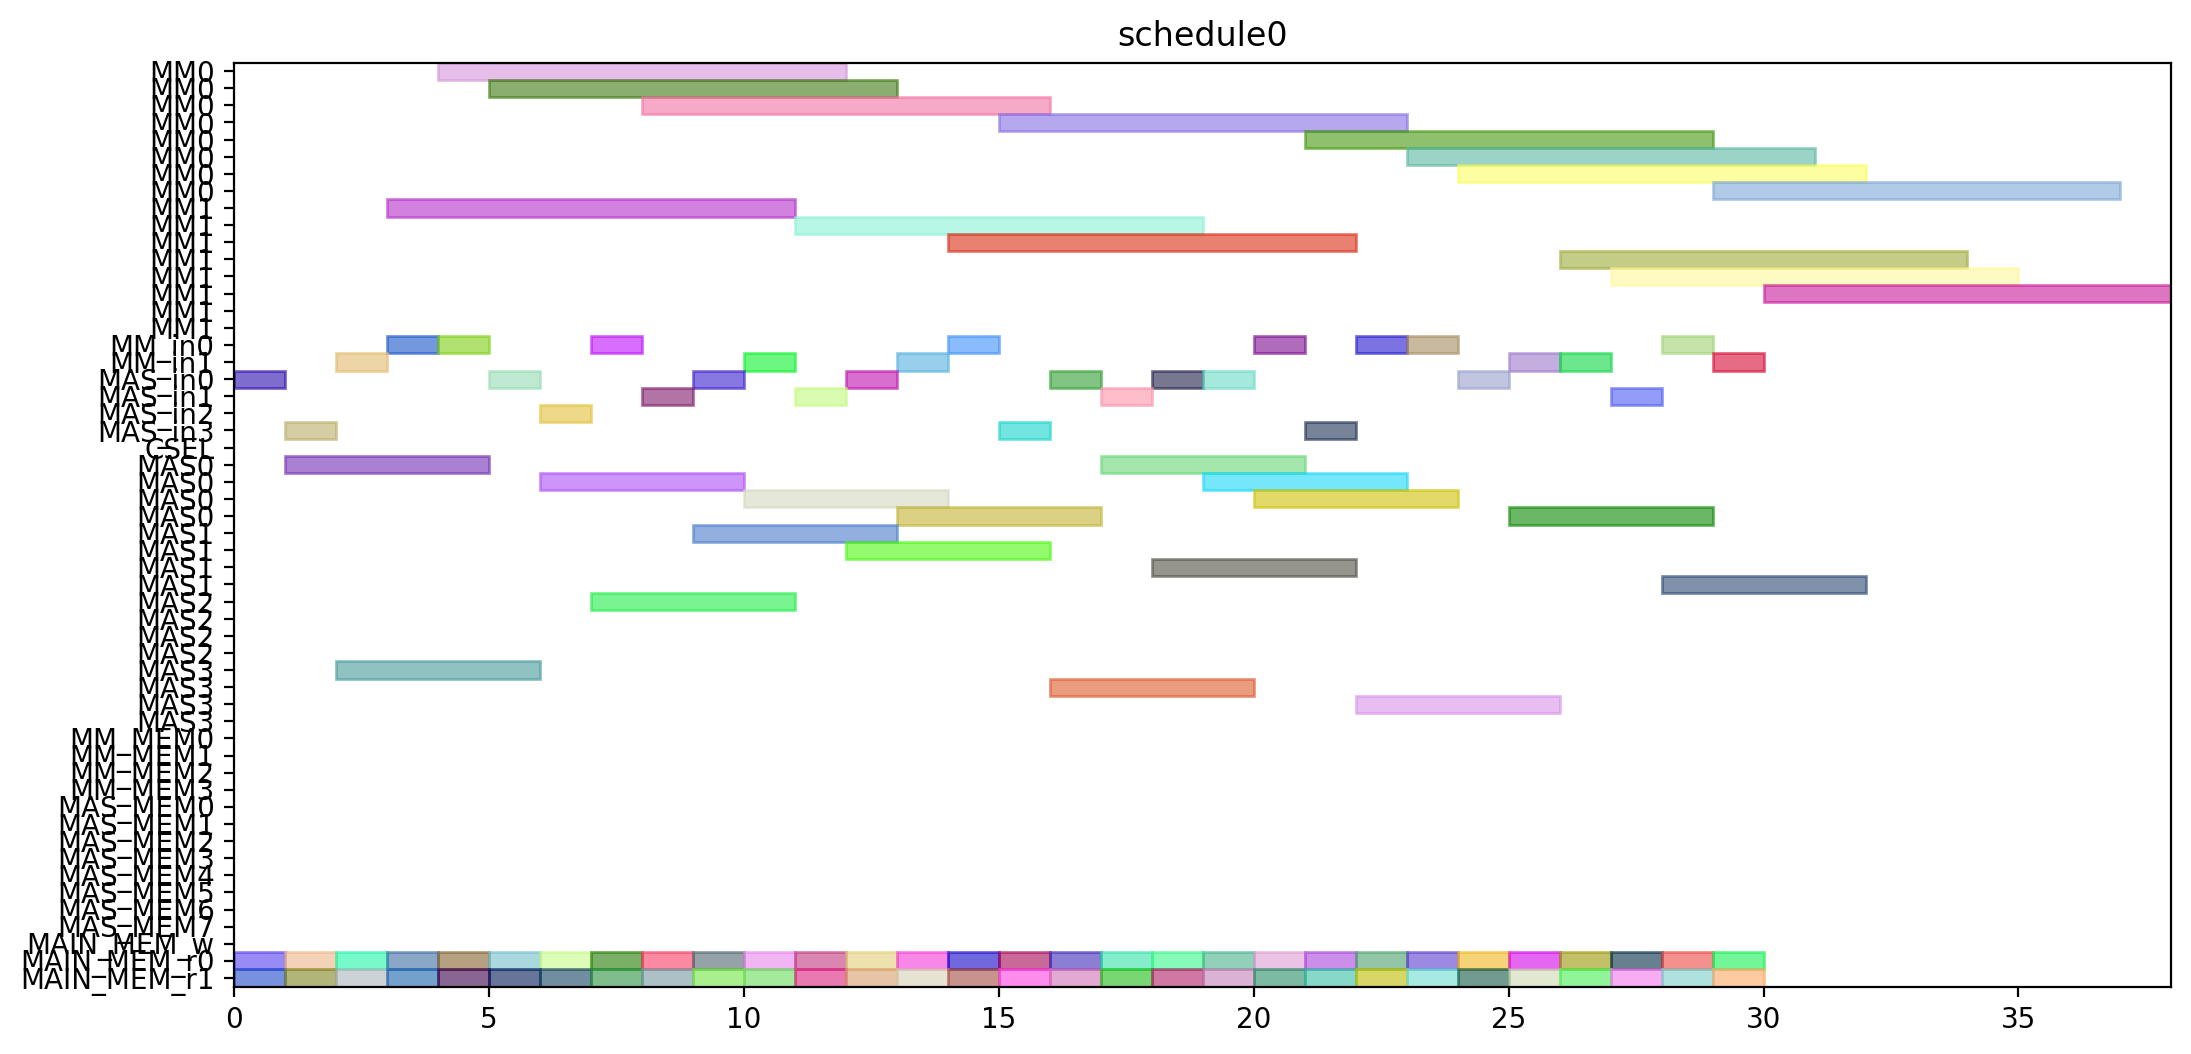

Source code (Python):
from pyschedule import Scenario, solvers, plotters, alt


def solve():
	horizon = 120
	S = Scenario("schedule0", horizon=horizon)

	# resource
	MM = S.Resources('MM', num=2, size=8)
	MM_in = S.Resources('MM_in', num=2)
	MAS_in = S.Resources('MAS_in', num=4)
	CSEL = S.Resource('CSEL')
	MAS = S.Resources('MAS', num=4, size=4, periods=range(1, horizon))
	MM_MEM = S.Resources('MM_MEM', num=4)
	MAS_MEM = S.Resources('MAS_MEM', num=8)
	MAIN_MEM_w = S.Resource('MAIN_MEM_w', size=1)
	MAIN_MEM_r = S.Resources('MAIN_MEM_r', num=2)

	# result of previous scheduling

	# new tasks
	r1_t0 = S.Task('r1_t0', length=8, delay_cost=1)
	r1_t0 += alt(MM)
	r1_t0_in = S.Task('r1_t0_in', length=1, delay_cost=1)
	r1_t0_in += alt(MM_in)
	S += r1_t0_in*MM_in[0]<=r1_t0*MM[0]
	S += r1_t0_in*MM_in[1]<=r1_t0*MM[1]
	r1_t0_mem0 = S.Task('r1_t0_mem0', length=1, delay_cost=1)
	r1_t0_mem0 += MAIN_MEM_r[0]
	S += r1_t0_mem0 <= r1_t0

	r1_t0_mem1 = S.Task('r1_t0_mem1', length=1, delay_cost=1)
	r1_t0_mem1 += MAIN_MEM_r[1]
	S += r1_t0_mem1 <= r1_t0

	r1_t1 = S.Task('r1_t1', length=8, delay_cost=1)
	r1_t1 += alt(MM)
	r1_t1_in = S.Task('r1_t1_in', length=1, delay_cost=1)
	r1_t1_in += alt(MM_in)
	S += r1_t1_in*MM_in[0]<=r1_t1*MM[0]
	S += r1_t1_in*MM_in[1]<=r1_t1*MM[1]
	r1_t1_mem0 = S.Task('r1_t1_mem0', length=1, delay_cost=1)
	r1_t1_mem0 += MAIN_MEM_r[0]
	S += r1_t1_mem0 <= r1_t1

	r1_t1_mem1 = S.Task('r1_t1_mem1', length=1, delay_cost=1)
	r1_t1_mem1 += MAIN_MEM_r[1]
	S += r1_t1_mem1 <= r1_t1

	r1_t2 = S.Task('r1_t2', length=4, delay_cost=1)
	r1_t2 += alt(MAS)
	r1_t2_in = S.Task('r1_t2_in', length=1, delay_cost=1)
	r1_t2_in += alt(MAS_in)
	S += r1_t2_in*MAS_in[0]<=r1_t2*MAS[0]

	S += r1_t2_in*MAS_in[1]<=r1_t2*MAS[1]

	S += r1_t2_in*MAS_in[2]<=r1_t2*MAS[2]

	S += r1_t2_in*MAS_in[3]<=r1_t2*MAS[3]

	r1_t2_mem0 = S.Task('r1_t2_mem0', length=1, delay_cost=1)
	r1_t2_mem0 += MAIN_MEM_r[0]
	S += r1_t2_mem0 <= r1_t2

	r1_t2_mem1 = S.Task('r1_t2_mem1', length=1, delay_cost=1)
	r1_t2_mem1 += MAIN_MEM_r[1]
	S += r1_t2_mem1 <= r1_t2

	r1_t3 = S.Task('r1_t3', length=4, delay_cost=1)
	r1_t3 += alt(MAS)
	r1_t3_in = S.Task('r1_t3_in', length=1, delay_cost=1)
	r1_t3_in += alt(MAS_in)
	S += r1_t3_in*MAS_in[0]<=r1_t3*MAS[0]

	S += r1_t3_in*MAS_in[1]<=r1_t3*MAS[1]

	S += r1_t3_in*MAS_in[2]<=r1_t3*MAS[2]

	S += r1_t3_in*MAS_in[3]<=r1_t3*MAS[3]

	r1_t3_mem0 = S.Task('r1_t3_mem0', length=1, delay_cost=1)
	r1_t3_mem0 += MAIN_MEM_r[0]
	S += r1_t3_mem0 <= r1_t3

	r1_t3_mem1 = S.Task('r1_t3_mem1', length=1, delay_cost=1)
	r1_t3_mem1 += MAIN_MEM_r[1]
	S += r1_t3_mem1 <= r1_t3

	r3_t0 = S.Task('r3_t0', length=8, delay_cost=1)
	r3_t0 += alt(MM)
	r3_t0_in = S.Task('r3_t0_in', length=1, delay_cost=1)
	r3_t0_in += alt(MM_in)
	S += r3_t0_in*MM_in[0]<=r3_t0*MM[0]
	S += r3_t0_in*MM_in[1]<=r3_t0*MM[1]
	r3_t0_mem0 = S.Task('r3_t0_mem0', length=1, delay_cost=1)
	r3_t0_mem0 += MAIN_MEM_r[0]
	S += r3_t0_mem0 <= r3_t0

	r3_t0_mem1 = S.Task('r3_t0_mem1', length=1, delay_cost=1)
	r3_t0_mem1 += MAIN_MEM_r[1]
	S += r3_t0_mem1 <= r3_t0

	r3_t1 = S.Task('r3_t1', length=8, delay_cost=1)
	r3_t1 += alt(MM)
	r3_t1_in = S.Task('r3_t1_in', length=1, delay_cost=1)
	r3_t1_in += alt(MM_in)
	S += r3_t1_in*MM_in[0]<=r3_t1*MM[0]
	S += r3_t1_in*MM_in[1]<=r3_t1*MM[1]
	r3_t1_mem0 = S.Task('r3_t1_mem0', length=1, delay_cost=1)
	r3_t1_mem0 += MAIN_MEM_r[0]
	S += r3_t1_mem0 <= r3_t1

	r3_t1_mem1 = S.Task('r3_t1_mem1', length=1, delay_cost=1)
	r3_t1_mem1 += MAIN_MEM_r[1]
	S += r3_t1_mem1 <= r3_t1

	r3_t2 = S.Task('r3_t2', length=4, delay_cost=1)
	r3_t2 += alt(MAS)
	r3_t2_in = S.Task('r3_t2_in', length=1, delay_cost=1)
	r3_t2_in += alt(MAS_in)
	S += r3_t2_in*MAS_in[0]<=r3_t2*MAS[0]

	S += r3_t2_in*MAS_in[1]<=r3_t2*MAS[1]

	S += r3_t2_in*MAS_in[2]<=r3_t2*MAS[2]

	S += r3_t2_in*MAS_in[3]<=r3_t2*MAS[3]

	r3_t2_mem0 = S.Task('r3_t2_mem0', length=1, delay_cost=1)
	r3_t2_mem0 += MAIN_MEM_r[0]
	S += r3_t2_mem0 <= r3_t2

	r3_t2_mem1 = S.Task('r3_t2_mem1', length=1, delay_cost=1)
	r3_t2_mem1 += MAIN_MEM_r[1]
	S += r3_t2_mem1 <= r3_t2

	r3_t3 = S.Task('r3_t3', length=4, delay_cost=1)
	r3_t3 += alt(MAS)
	r3_t3_in = S.Task('r3_t3_in', length=1, delay_cost=1)
	r3_t3_in += alt(MAS_in)
	S += r3_t3_in*MAS_in[0]<=r3_t3*MAS[0]

	S += r3_t3_in*MAS_in[1]<=r3_t3*MAS[1]

	S += r3_t3_in*MAS_in[2]<=r3_t3*MAS[2]

	S += r3_t3_in*MAS_in[3]<=r3_t3*MAS[3]

	r3_t3_mem0 = S.Task('r3_t3_mem0', length=1, delay_cost=1)
	r3_t3_mem0 += MAIN_MEM_r[0]
	S += r3_t3_mem0 <= r3_t3

	r3_t3_mem1 = S.Task('r3_t3_mem1', length=1, delay_cost=1)
	r3_t3_mem1 += MAIN_MEM_r[1]
	S += r3_t3_mem1 <= r3_t3

	r4_t0 = S.Task('r4_t0', length=8, delay_cost=1)
	r4_t0 += alt(MM)
	r4_t0_in = S.Task('r4_t0_in', length=1, delay_cost=1)
	r4_t0_in += alt(MM_in)
	S += r4_t0_in*MM_in[0]<=r4_t0*MM[0]
	S += r4_t0_in*MM_in[1]<=r4_t0*MM[1]
	r4_t0_mem0 = S.Task('r4_t0_mem0', length=1, delay_cost=1)
	r4_t0_mem0 += MAIN_MEM_r[0]
	S += r4_t0_mem0 <= r4_t0

	r4_t0_mem1 = S.Task('r4_t0_mem1', length=1, delay_cost=1)
	r4_t0_mem1 += MAIN_MEM_r[1]
	S += r4_t0_mem1 <= r4_t0

	r4_t1 = S.Task('r4_t1', length=8, delay_cost=1)
	r4_t1 += alt(MM)
	r4_t1_in = S.Task('r4_t1_in', length=1, delay_cost=1)
	r4_t1_in += alt(MM_in)
	S += r4_t1_in*MM_in[0]<=r4_t1*MM[0]
	S += r4_t1_in*MM_in[1]<=r4_t1*MM[1]
	r4_t1_mem0 = S.Task('r4_t1_mem0', length=1, delay_cost=1)
	r4_t1_mem0 += MAIN_MEM_r[0]
	S += r4_t1_mem0 <= r4_t1

	r4_t1_mem1 = S.Task('r4_t1_mem1', length=1, delay_cost=1)
	r4_t1_mem1 += MAIN_MEM_r[1]
	S += r4_t1_mem1 <= r4_t1

	r4_t2 = S.Task('r4_t2', length=4, delay_cost=1)
	r4_t2 += alt(MAS)
	r4_t2_in = S.Task('r4_t2_in', length=1, delay_cost=1)
	r4_t2_in += alt(MAS_in)
	S += r4_t2_in*MAS_in[0]<=r4_t2*MAS[0]

	S += r4_t2_in*MAS_in[1]<=r4_t2*MAS[1]

	S += r4_t2_in*MAS_in[2]<=r4_t2*MAS[2]

	S += r4_t2_in*MAS_in[3]<=r4_t2*MAS[3]

	r4_t2_mem0 = S.Task('r4_t2_mem0', length=1, delay_cost=1)
	r4_t2_mem0 += MAIN_MEM_r[0]
	S += r4_t2_mem0 <= r4_t2

	r4_t2_mem1 = S.Task('r4_t2_mem1', length=1, delay_cost=1)
	r4_t2_mem1 += MAIN_MEM_r[1]
	S += r4_t2_mem1 <= r4_t2

	r4_t3 = S.Task('r4_t3', length=4, delay_cost=1)
	r4_t3 += alt(MAS)
	r4_t3_in = S.Task('r4_t3_in', length=1, delay_cost=1)
	r4_t3_in += alt(MAS_in)
	S += r4_t3_in*MAS_in[0]<=r4_t3*MAS[0]

	S += r4_t3_in*MAS_in[1]<=r4_t3*MAS[1]

	S += r4_t3_in*MAS_in[2]<=r4_t3*MAS[2]

	S += r4_t3_in*MAS_in[3]<=r4_t3*MAS[3]

	r4_t3_mem0 = S.Task('r4_t3_mem0', length=1, delay_cost=1)
	r4_t3_mem0 += MAIN_MEM_r[0]
	S += r4_t3_mem0 <= r4_t3

	r4_t3_mem1 = S.Task('r4_t3_mem1', length=1, delay_cost=1)
	r4_t3_mem1 += MAIN_MEM_r[1]
	S += r4_t3_mem1 <= r4_t3

	r5_t0 = S.Task('r5_t0', length=8, delay_cost=1)
	r5_t0 += alt(MM)
	r5_t0_in = S.Task('r5_t0_in', length=1, delay_cost=1)
	r5_t0_in += alt(MM_in)
	S += r5_t0_in*MM_in[0]<=r5_t0*MM[0]
	S += r5_t0_in*MM_in[1]<=r5_t0*MM[1]
	r5_t0_mem0 = S.Task('r5_t0_mem0', length=1, delay_cost=1)
	r5_t0_mem0 += MAIN_MEM_r[0]
	S += r5_t0_mem0 <= r5_t0

	r5_t0_mem1 = S.Task('r5_t0_mem1', length=1, delay_cost=1)
	r5_t0_mem1 += MAIN_MEM_r[1]
	S += r5_t0_mem1 <= r5_t0

	r5_t1 = S.Task('r5_t1', length=8, delay_cost=1)
	r5_t1 += alt(MM)
	r5_t1_in = S.Task('r5_t1_in', length=1, delay_cost=1)
	r5_t1_in += alt(MM_in)
	S += r5_t1_in*MM_in[0]<=r5_t1*MM[0]
	S += r5_t1_in*MM_in[1]<=r5_t1*MM[1]
	r5_t1_mem0 = S.Task('r5_t1_mem0', length=1, delay_cost=1)
	r5_t1_mem0 += MAIN_MEM_r[0]
	S += r5_t1_mem0 <= r5_t1

	r5_t1_mem1 = S.Task('r5_t1_mem1', length=1, delay_cost=1)
	r5_t1_mem1 += MAIN_MEM_r[1]
	S += r5_t1_mem1 <= r5_t1

	r5_t2 = S.Task('r5_t2', length=4, delay_cost=1)
	r5_t2 += alt(MAS)
	r5_t2_in = S.Task('r5_t2_in', length=1, delay_cost=1)
	r5_t2_in += alt(MAS_in)
	S += r5_t2_in*MAS_in[0]<=r5_t2*MAS[0]

	S += r5_t2_in*MAS_in[1]<=r5_t2*MAS[1]

	S += r5_t2_in*MAS_in[2]<=r5_t2*MAS[2]

	S += r5_t2_in*MAS_in[3]<=r5_t2*MAS[3]

	r5_t2_mem0 = S.Task('r5_t2_mem0', length=1, delay_cost=1)
	r5_t2_mem0 += MAIN_MEM_r[0]
	S += r5_t2_mem0 <= r5_t2

	r5_t2_mem1 = S.Task('r5_t2_mem1', length=1, delay_cost=1)
	r5_t2_mem1 += MAIN_MEM_r[1]
	S += r5_t2_mem1 <= r5_t2

	r5_t3 = S.Task('r5_t3', length=4, delay_cost=1)
	r5_t3 += alt(MAS)
	r5_t3_in = S.Task('r5_t3_in', length=1, delay_cost=1)
	r5_t3_in += alt(MAS_in)
	S += r5_t3_in*MAS_in[0]<=r5_t3*MAS[0]

	S += r5_t3_in*MAS_in[1]<=r5_t3*MAS[1]

	S += r5_t3_in*MAS_in[2]<=r5_t3*MAS[2]

	S += r5_t3_in*MAS_in[3]<=r5_t3*MAS[3]

	r5_t3_mem0 = S.Task('r5_t3_mem0', length=1, delay_cost=1)
	r5_t3_mem0 += MAIN_MEM_r[0]
	S += r5_t3_mem0 <= r5_t3

	r5_t3_mem1 = S.Task('r5_t3_mem1', length=1, delay_cost=1)
	r5_t3_mem1 += MAIN_MEM_r[1]
	S += r5_t3_mem1 <= r5_t3

	r6_t0 = S.Task('r6_t0', length=8, delay_cost=1)
	r6_t0 += alt(MM)
	r6_t0_in = S.Task('r6_t0_in', length=1, delay_cost=1)
	r6_t0_in += alt(MM_in)
	S += r6_t0_in*MM_in[0]<=r6_t0*MM[0]
	S += r6_t0_in*MM_in[1]<=r6_t0*MM[1]
	r6_t0_mem0 = S.Task('r6_t0_mem0', length=1, delay_cost=1)
	r6_t0_mem0 += MAIN_MEM_r[0]
	S += r6_t0_mem0 <= r6_t0

	r6_t0_mem1 = S.Task('r6_t0_mem1', length=1, delay_cost=1)
	r6_t0_mem1 += MAIN_MEM_r[1]
	S += r6_t0_mem1 <= r6_t0

	r6_t1 = S.Task('r6_t1', length=8, delay_cost=1)
	r6_t1 += alt(MM)
	r6_t1_in = S.Task('r6_t1_in', length=1, delay_cost=1)
	r6_t1_in += alt(MM_in)
	S += r6_t1_in*MM_in[0]<=r6_t1*MM[0]
	S += r6_t1_in*MM_in[1]<=r6_t1*MM[1]
	r6_t1_mem0 = S.Task('r6_t1_mem0', length=1, delay_cost=1)
	r6_t1_mem0 += MAIN_MEM_r[0]
	S += r6_t1_mem0 <= r6_t1

	r6_t1_mem1 = S.Task('r6_t1_mem1', length=1, delay_cost=1)
	r6_t1_mem1 += MAIN_MEM_r[1]
	S += r6_t1_mem1 <= r6_t1

	r6_t2 = S.Task('r6_t2', length=4, delay_cost=1)
	r6_t2 += alt(MAS)
	r6_t2_in = S.Task('r6_t2_in', length=1, delay_cost=1)
	r6_t2_in += alt(MAS_in)
	S += r6_t2_in*MAS_in[0]<=r6_t2*MAS[0]

	S += r6_t2_in*MAS_in[1]<=r6_t2*MAS[1]

	S += r6_t2_in*MAS_in[2]<=r6_t2*MAS[2]

	S += r6_t2_in*MAS_in[3]<=r6_t2*MAS[3]

	r6_t2_mem0 = S.Task('r6_t2_mem0', length=1, delay_cost=1)
	r6_t2_mem0 += MAIN_MEM_r[0]
	S += r6_t2_mem0 <= r6_t2

	r6_t2_mem1 = S.Task('r6_t2_mem1', length=1, delay_cost=1)
	r6_t2_mem1 += MAIN_MEM_r[1]
	S += r6_t2_mem1 <= r6_t2

	r6_t3 = S.Task('r6_t3', length=4, delay_cost=1)
	r6_t3 += alt(MAS)
	r6_t3_in = S.Task('r6_t3_in', length=1, delay_cost=1)
	r6_t3_in += alt(MAS_in)
	S += r6_t3_in*MAS_in[0]<=r6_t3*MAS[0]

	S += r6_t3_in*MAS_in[1]<=r6_t3*MAS[1]

	S += r6_t3_in*MAS_in[2]<=r6_t3*MAS[2]

	S += r6_t3_in*MAS_in[3]<=r6_t3*MAS[3]

	r6_t3_mem0 = S.Task('r6_t3_mem0', length=1, delay_cost=1)
	r6_t3_mem0 += MAIN_MEM_r[0]
	S += r6_t3_mem0 <= r6_t3

	r6_t3_mem1 = S.Task('r6_t3_mem1', length=1, delay_cost=1)
	r6_t3_mem1 += MAIN_MEM_r[1]
	S += r6_t3_mem1 <= r6_t3

	r9_t2 = S.Task('r9_t2', length=4, delay_cost=1)
	r9_t2 += alt(MAS)
	r9_t2_in = S.Task('r9_t2_in', length=1, delay_cost=1)
	r9_t2_in += alt(MAS_in)
	S += r9_t2_in*MAS_in[0]<=r9_t2*MAS[0]

	S += r9_t2_in*MAS_in[1]<=r9_t2*MAS[1]

	S += r9_t2_in*MAS_in[2]<=r9_t2*MAS[2]

	S += r9_t2_in*MAS_in[3]<=r9_t2*MAS[3]

	r9_t2_mem0 = S.Task('r9_t2_mem0', length=1, delay_cost=1)
	r9_t2_mem0 += MAIN_MEM_r[0]
	S += r9_t2_mem0 <= r9_t2

	r9_t2_mem1 = S.Task('r9_t2_mem1', length=1, delay_cost=1)
	r9_t2_mem1 += MAIN_MEM_r[1]
	S += r9_t2_mem1 <= r9_t2

	r12_t0 = S.Task('r12_t0', length=8, delay_cost=1)
	r12_t0 += alt(MM)
	r12_t0_in = S.Task('r12_t0_in', length=1, delay_cost=1)
	r12_t0_in += alt(MM_in)
	S += r12_t0_in*MM_in[0]<=r12_t0*MM[0]
	S += r12_t0_in*MM_in[1]<=r12_t0*MM[1]
	r12_t0_mem0 = S.Task('r12_t0_mem0', length=1, delay_cost=1)
	r12_t0_mem0 += MAIN_MEM_r[0]
	S += r12_t0_mem0 <= r12_t0

	r12_t0_mem1 = S.Task('r12_t0_mem1', length=1, delay_cost=1)
	r12_t0_mem1 += MAIN_MEM_r[1]
	S += r12_t0_mem1 <= r12_t0

	r12_t1 = S.Task('r12_t1', length=8, delay_cost=1)
	r12_t1 += alt(MM)
	r12_t1_in = S.Task('r12_t1_in', length=1, delay_cost=1)
	r12_t1_in += alt(MM_in)
	S += r12_t1_in*MM_in[0]<=r12_t1*MM[0]
	S += r12_t1_in*MM_in[1]<=r12_t1*MM[1]
	r12_t1_mem0 = S.Task('r12_t1_mem0', length=1, delay_cost=1)
	r12_t1_mem0 += MAIN_MEM_r[0]
	S += r12_t1_mem0 <= r12_t1

	r12_t1_mem1 = S.Task('r12_t1_mem1', length=1, delay_cost=1)
	r12_t1_mem1 += MAIN_MEM_r[1]
	S += r12_t1_mem1 <= r12_t1

	r12_t2 = S.Task('r12_t2', length=4, delay_cost=1)
	r12_t2 += alt(MAS)
	r12_t2_in = S.Task('r12_t2_in', length=1, delay_cost=1)
	r12_t2_in += alt(MAS_in)
	S += r12_t2_in*MAS_in[0]<=r12_t2*MAS[0]

	S += r12_t2_in*MAS_in[1]<=r12_t2*MAS[1]

	S += r12_t2_in*MAS_in[2]<=r12_t2*MAS[2]

	S += r12_t2_in*MAS_in[3]<=r12_t2*MAS[3]

	r12_t2_mem0 = S.Task('r12_t2_mem0', length=1, delay_cost=1)
	r12_t2_mem0 += MAIN_MEM_r[0]
	S += r12_t2_mem0 <= r12_t2

	r12_t2_mem1 = S.Task('r12_t2_mem1', length=1, delay_cost=1)
	r12_t2_mem1 += MAIN_MEM_r[1]
	S += r12_t2_mem1 <= r12_t2

	r12_t3 = S.Task('r12_t3', length=4, delay_cost=1)
	r12_t3 += alt(MAS)
	r12_t3_in = S.Task('r12_t3_in', length=1, delay_cost=1)
	r12_t3_in += alt(MAS_in)
	S += r12_t3_in*MAS_in[0]<=r12_t3*MAS[0]

	S += r12_t3_in*MAS_in[1]<=r12_t3*MAS[1]

	S += r12_t3_in*MAS_in[2]<=r12_t3*MAS[2]

	S += r12_t3_in*MAS_in[3]<=r12_t3*MAS[3]

	r12_t3_mem0 = S.Task('r12_t3_mem0', length=1, delay_cost=1)
	r12_t3_mem0 += MAIN_MEM_r[0]
	S += r12_t3_mem0 <= r12_t3

	r12_t3_mem1 = S.Task('r12_t3_mem1', length=1, delay_cost=1)
	r12_t3_mem1 += MAIN_MEM_r[1]
	S += r12_t3_mem1 <= r12_t3

	r13_t0 = S.Task('r13_t0', length=8, delay_cost=1)
	r13_t0 += alt(MM)
	r13_t0_in = S.Task('r13_t0_in', length=1, delay_cost=1)
	r13_t0_in += alt(MM_in)
	S += r13_t0_in*MM_in[0]<=r13_t0*MM[0]
	S += r13_t0_in*MM_in[1]<=r13_t0*MM[1]
	r13_t0_mem0 = S.Task('r13_t0_mem0', length=1, delay_cost=1)
	r13_t0_mem0 += MAIN_MEM_r[0]
	S += r13_t0_mem0 <= r13_t0

	r13_t0_mem1 = S.Task('r13_t0_mem1', length=1, delay_cost=1)
	r13_t0_mem1 += MAIN_MEM_r[1]
	S += r13_t0_mem1 <= r13_t0

	r13_t1 = S.Task('r13_t1', length=8, delay_cost=1)
	r13_t1 += alt(MM)
	r13_t1_in = S.Task('r13_t1_in', length=1, delay_cost=1)
	r13_t1_in += alt(MM_in)
	S += r13_t1_in*MM_in[0]<=r13_t1*MM[0]
	S += r13_t1_in*MM_in[1]<=r13_t1*MM[1]
	r13_t1_mem0 = S.Task('r13_t1_mem0', length=1, delay_cost=1)
	r13_t1_mem0 += MAIN_MEM_r[0]
	S += r13_t1_mem0 <= r13_t1

	r13_t1_mem1 = S.Task('r13_t1_mem1', length=1, delay_cost=1)
	r13_t1_mem1 += MAIN_MEM_r[1]
	S += r13_t1_mem1 <= r13_t1

	r13_t2 = S.Task('r13_t2', length=4, delay_cost=1)
	r13_t2 += alt(MAS)
	r13_t2_in = S.Task('r13_t2_in', length=1, delay_cost=1)
	r13_t2_in += alt(MAS_in)
	S += r13_t2_in*MAS_in[0]<=r13_t2*MAS[0]

	S += r13_t2_in*MAS_in[1]<=r13_t2*MAS[1]

	S += r13_t2_in*MAS_in[2]<=r13_t2*MAS[2]

	S += r13_t2_in*MAS_in[3]<=r13_t2*MAS[3]

	r13_t2_mem0 = S.Task('r13_t2_mem0', length=1, delay_cost=1)
	r13_t2_mem0 += MAIN_MEM_r[0]
	S += r13_t2_mem0 <= r13_t2

	r13_t2_mem1 = S.Task('r13_t2_mem1', length=1, delay_cost=1)
	r13_t2_mem1 += MAIN_MEM_r[1]
	S += r13_t2_mem1 <= r13_t2

	r13_t3 = S.Task('r13_t3', length=4, delay_cost=1)
	r13_t3 += alt(MAS)
	r13_t3_in = S.Task('r13_t3_in', length=1, delay_cost=1)
	r13_t3_in += alt(MAS_in)
	S += r13_t3_in*MAS_in[0]<=r13_t3*MAS[0]

	S += r13_t3_in*MAS_in[1]<=r13_t3*MAS[1]

	S += r13_t3_in*MAS_in[2]<=r13_t3*MAS[2]

	S += r13_t3_in*MAS_in[3]<=r13_t3*MAS[3]

	r13_t3_mem0 = S.Task('r13_t3_mem0', length=1, delay_cost=1)
	r13_t3_mem0 += MAIN_MEM_r[0]
	S += r13_t3_mem0 <= r13_t3

	r13_t3_mem1 = S.Task('r13_t3_mem1', length=1, delay_cost=1)
	r13_t3_mem1 += MAIN_MEM_r[1]
	S += r13_t3_mem1 <= r13_t3

	r16_t3 = S.Task('r16_t3', length=4, delay_cost=1)
	r16_t3 += alt(MAS)
	r16_t3_in = S.Task('r16_t3_in', length=1, delay_cost=1)
	r16_t3_in += alt(MAS_in)
	S += r16_t3_in*MAS_in[0]<=r16_t3*MAS[0]

	S += r16_t3_in*MAS_in[1]<=r16_t3*MAS[1]

	S += r16_t3_in*MAS_in[2]<=r16_t3*MAS[2]

	S += r16_t3_in*MAS_in[3]<=r16_t3*MAS[3]

	r16_t3_mem0 = S.Task('r16_t3_mem0', length=1, delay_cost=1)
	r16_t3_mem0 += MAIN_MEM_r[0]
	S += r16_t3_mem0 <= r16_t3

	r16_t3_mem1 = S.Task('r16_t3_mem1', length=1, delay_cost=1)
	r16_t3_mem1 += MAIN_MEM_r[1]
	S += r16_t3_mem1 <= r16_t3

	solvers.mip.solve(S,msg=1,kind='CPLEX',ratio_gap=1.01)

	solution = [['hoge']*len(S.solution()[1]) for i in range(len(S.solution()))]
	for i in range(len(S.solution())):
		for j in range(len(S.solution()[i])):
			solution[i][j]=str(S.solution()[i][j])
	print(solution)

	cycles = int(solution[-1][3])

	pic_file_name = "/mnt/rose/usr1/fukuda/ABE/multiRAM_multiMAS_16mux/scheduling_result/stage8MM2_stage4MAS4/EP2_YRECOVER/schedule0.png"
	if(S.solution() != []):
		plotters.matplotlib.plot(S,img_filename=pic_file_name, show_task_labels=False, fig_size=(cycles*0.25+3, 6))

	return solution
